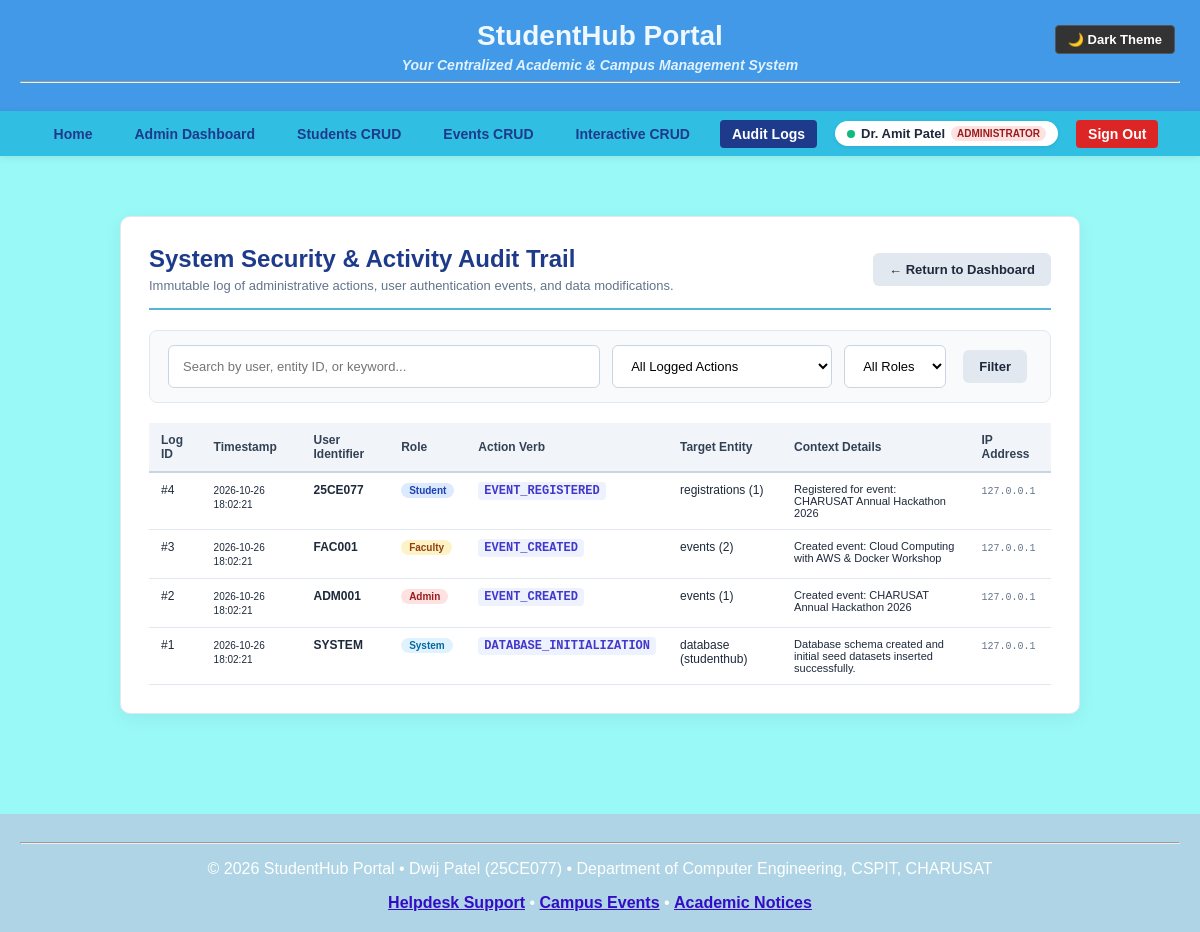
The app's page /Final_Practical/audit_logs.php (signed in) with its own data.
### tables this page shows
CREATE TABLE `audit_logs` (
  `log_id` INT AUTO_INCREMENT NOT NULL,
  `user_id` VARCHAR(20) DEFAULT NULL,
  `role` VARCHAR(20) DEFAULT NULL,
  `action` VARCHAR(50) NOT NULL,
  `entity` VARCHAR(50) NOT NULL,
  `entity_id` VARCHAR(50) DEFAULT NULL,
  `details` TEXT DEFAULT NULL,
  `ip_address` VARCHAR(45) DEFAULT NULL,
  `created_at` DATETIME NOT NULL DEFAULT CURRENT_TIMESTAMP,
  PRIMARY KEY (`log_id`),
  KEY `idx_audit_user` (`user_id`),
  KEY `idx_audit_action` (`action`),
  KEY `idx_audit_entity` (`entity`),
  KEY `idx_audit_created` (`created_at`)
);

### Final_Practical/audit_logs.php (the view, shortened to what this page needs)
<?php
$pdo = getDB();
$searchQuery  = trim($_GET['q'] ?? '');
$sql = "SELECT log_id, user_id, role, action, entity, entity_id, details, ip_address, created_at
        FROM audit_logs WHERE 1=1";
$params = [];
$sql .= " ORDER BY created_at DESC LIMIT 100";
$stmt = $pdo->prepare($sql);
$stmt->execute($params);
$logs = $stmt->fetchAll();
require_once __DIR__ . '/includes/header.php';
?>
<main>
    <div class="audit-container">
        <div class="audit-header">
            <div>
                <h2>System Security &amp; Activity Audit Trail</h2>
                <p>Immutable log of administrative actions, user authentication events, and data modifications.</p>
            </div>
            <div>
                <a href="Admin.php" class="btn btn-secondary">&larr; Return to Dashboard</a>
            </div>
        </div>
        <form method="GET" action="audit_logs.php" class="audit-filter-bar">
            <input type="text" name="q" placeholder="Search by user, entity ID, or keyword..." value="<?= htmlspecialchars($searchQuery, ENT_QUOTES, 'UTF-8') ?>" class="input-search">
            <select name="action" onchange="this.form.submit()" class="select-filter">
                <option value="">All Logged Actions</option>
            </select>
            <select name="role" onchange="this.form.submit()" class="select-filter">
                <option value="">All Roles</option>
            </select>
            <button type="submit" class="btn btn-secondary">Filter</button>
        </form>
        <div class="table-responsive">
            <table class="audit-table">
                <thead>
                    <tr>
                        <th>Log ID</th>
                        <th>Timestamp</th>
                        <th>User Identifier</th>
                        <th>Role</th>
                        <th>Action Verb</th>
                        <th>Target Entity</th>
                        <th>Context Details</th>
                        <th>IP Address</th>
                    </tr>
                </thead>
                <tbody>
                    <?php if (empty($logs)): ?>
                        <tr>
                            <td colspan="8" class="empty-state">No audit records found matching your filters.</td>
                        </tr>
                    <?php else: ?>
                        <?php foreach ($logs as $l): ?>
                            <tr>
                                <td>#<?= $l['log_id'] ?></td>
                                <td><small><?= date('Y-m-d H:i:s', strtotime($l['created_at'])) ?></small></td>
                                <td><strong><?= htmlspecialchars($l['user_id'] ?? 'SYSTEM', ENT_QUOTES, 'UTF-8') ?></strong></td>
                                <td><span class="role-pill role-<?= strtolower($l['role'] ?? 'guest') ?>"><?= ucfirst(htmlspecialchars($l['role'] ?? 'Guest', ENT_QUOTES, 'UTF-8')) ?></span></td>
                                <td><code class="action-tag"><?= htmlspecialchars($l['action'], ENT_QUOTES, 'UTF-8') ?></code></td>
                                <td><?= htmlspecialchars($l['entity'], ENT_QUOTES, 'UTF-8') ?> <?= !empty($l['entity_id']) ? '(' . htmlspecialchars($l['entity_id'], ENT_QUOTES, 'UTF-8') . ')' : '' ?></td>
                                <td class="details-cell"><?= htmlspecialchars($l['details'] ?? 'N/A', ENT_QUOTES, 'UTF-8') ?></td>
                                <td><small class="ip-tag"><?= htmlspecialchars($l['ip_address'] ?? '127.0.0.1', ENT_QUOTES, 'UTF-8') ?></small></td>
                            </tr>
                        <?php endforeach; ?>
                    <?php endif; ?>
                </tbody>
            </table>
        </div>
    </div>
</main>
<?php require_once __DIR__ . '/includes/footer.php'; ?>

### Final_Practical/Style.css (style rules this page uses)
body { font-family: Arial, Helvetica, sans-serif; background-color: #99f9f7; color: rgb(65, 39, 8); margin: 0; padding: 0; transition: background-color 0.3s ease, color 0.3s ease; }
main { text-align: center; padding: 40px 20px; max-width: 960px; margin: auto; }
button.btn-primary, button { background-color: #aed4e5; color: rgb(65, 39, 8); margin: 5px; padding: 10px 18px; cursor: pointer; font-size: 15px; font-weight: bolder; border: 1px solid #777; border-radius: 4px; transition: background-color 0.2s ease, transform 0.1s ease; }

### Final_Practical/audit_logs.php (style rules this page uses)
.audit-container { max-width: 1200px; margin: 20px auto; padding: 28px; background: #ffffff; border-radius: 10px; box-shadow: 0 4px 18px rgba(0,0,0,0.06); border: 1px solid #e2e8f0; text-align: left; }
.audit-header { display: flex; justify-content: space-between; align-items: center; flex-wrap: wrap; gap: 15px; margin-bottom: 20px; padding-bottom: 15px; border-bottom: 2px solid #55b7cf; }
.audit-header h2 { margin: 0 0 5px 0; color: #1e3a8a; }
.audit-header p { margin: 0; color: #64748b; font-size: 13px; }
.audit-filter-bar { display: flex; gap: 12px; flex-wrap: wrap; margin-bottom: 20px; background: #f8fafc; padding: 14px 18px; border-radius: 8px; border: 1px solid #e2e8f0; }
.input-search { padding: 9px 14px; border: 1px solid #cbd5e1; border-radius: 6px; font-size: 13px; flex-grow: 1; min-width: 250px; }
.select-filter { padding: 9px 14px; border: 1px solid #cbd5e1; border-radius: 6px; font-size: 13px; background: #ffffff; }
.table-responsive { overflow-x: auto; }
.audit-table { width: 100%; border-collapse: collapse; font-size: 12px; }
.audit-table th { background: #f1f5f9; color: #334155; font-weight: 700; text-align: left; padding: 10px 12px; border-bottom: 2px solid #cbd5e1; }
.audit-table td { padding: 10px 12px; border-bottom: 1px solid #e2e8f0; color: #1e293b; vertical-align: top; }
.details-cell { max-width: 320px; word-break: break-word; color: #475569; font-size: 11px; }
.action-tag { background: #eef2ff; color: #4338ca; padding: 2px 6px; border-radius: 4px; font-weight: 600; }
.ip-tag { color: #64748b; font-family: monospace; }
.role-pill { display: inline-block; padding: 2px 8px; border-radius: 10px; font-size: 10px; font-weight: 700; }
.role-student { background: #dbeafe; color: #1e40af; }
.role-faculty { background: #fef3c7; color: #92400e; }
.role-admin { background: #fee2e2; color: #991b1b; }
.role-system { background: #e0f2fe; color: #0369a1; }
.btn { display: inline-block; padding: 9px 16px; border-radius: 6px; font-size: 13px; font-weight: 600; text-decoration: none; cursor: pointer; border: none; }
.btn-secondary { background: #e2e8f0; color: #1e293b; }

### records on screen
audit_logs: log_id "4", created_at "2026-10-26 18:02:21", user "25CE077", role "Student", action "EVENT_REGISTERED", entity "registrations", entity "1", details "Registered for event: CHARUSAT Annual Hackathon 2026", ip_address "127.0.0.1"
audit_logs: log_id "3", created_at "2026-10-26 18:02:21", user "FAC001", role "Faculty", action "EVENT_CREATED", entity "events", entity "2", details "Created event: Cloud Computing with AWS & Docker Workshop", ip_address "127.0.0.1"
audit_logs: log_id "2", created_at "2026-10-26 18:02:21", user "ADM001", role "Admin", action "EVENT_CREATED", entity "events", entity "1", details "Created event: CHARUSAT Annual Hackathon 2026", ip_address "127.0.0.1"
audit_logs: log_id "1", created_at "2026-10-26 18:02:21", user "SYSTEM", role "System", action "DATABASE_INITIALIZATION", entity "database", entity "studenthub", details "Database schema created and initial seed datasets inserted successfully.", ip_address "127.0.0.1"

### other values on screen
$user['name'] "Dr. Amit Patel"
